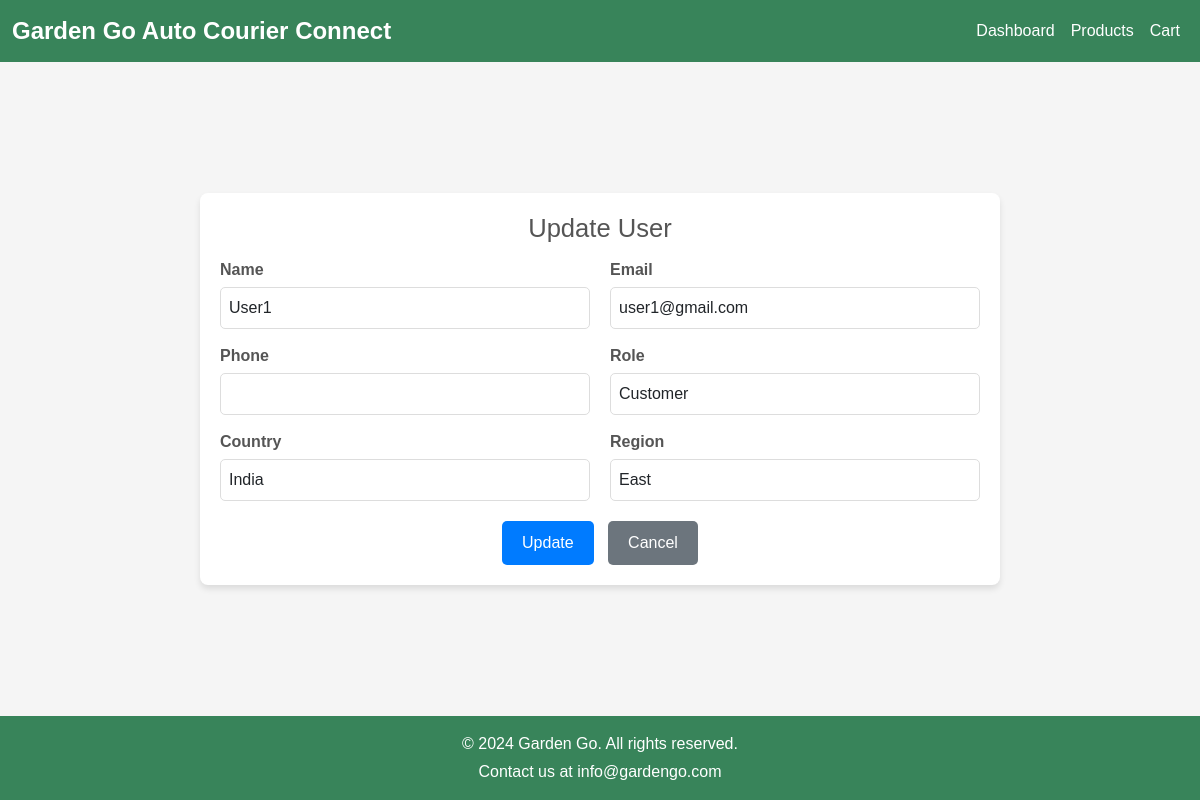
The page /admin/users/update/4 (signed in) on the database its author committed.
### models.py (models this page shows, shortened)
class User(db.Model, UserMixin):
    __tablename__ = 'users'
    user_id = db.Column(db.Integer, primary_key=True)
    name = db.Column(db.String(150), nullable=False)
    email = db.Column(db.String(150), unique=True, nullable=False)
    password_hash = db.Column(db.String(256), nullable=False)
    role = db.Column(db.String(50), nullable=False)
    created_at = db.Column(db.DateTime, default=datetime.utcnow)
    profile_updated_at = db.Column(db.DateTime)
    last_login = db.Column(db.DateTime)
    address = db.Column(db.String(300))
    phone_number = db.Column(db.String(15))
    pincode = db.Column(db.String(10))
    region = db.Column(db.String(50))
    country = db.Column(db.String(50), default="India")
    vehicle_info = db.Column(db.String(150))
    vehicle_number = db.Column(db.String(50))
    orders = db.relationship('Order', foreign_keys='Order.user_id', back_populates='user')  # Updated
    assigned_orders = db.relationship('Order', foreign_keys='Order.assigned_to', back_populates='assigned_user')  # New relationship
    carts = db.relationship('Cart', back_populates='user')
    password_resets = db.relationship('PasswordReset', back_populates='user')
    subscriptions = db.relationship('Subscription', back_populates='user')

### admin.py (the view, shortened to what this page needs)
@admin_bp.route('/users/update/<int:user_id>', methods=['GET', 'POST'])
@login_required
def update_user(user_id):
    user = User.query.get_or_404(user_id)
    form = AdminProfileUpdateForm(obj=user)
    return render_template('admin/user_form.html', form=form, action="Update")

### forms.py
class AdminProfileUpdateForm(FlaskForm):
    name = StringField('Name', validators=[DataRequired(), Length(min=2, max=150)])
    email = StringField('Email', validators=[DataRequired(), Email()])
    phone_number = StringField('Phone', validators=[DataRequired(), Length(min=10, max=15)])
    role = SelectField(
        'Role',
        choices=[
            ('Customer', 'Customer'),
            ('Courier', 'Courier'),
            ('Admin', 'Admin')
        ],
        validators=[DataRequired()]
    )
    country = StringField('Country', validators=[Optional(), Length(max=100)])
    region = SelectField(
        'Region',
        choices=[
            ('East', 'East'),
            ('West', 'West'),
            ('North', 'North'),
            ('South', 'South')
        ],
        validators=[Optional()]
    )
    address = TextAreaField('Address', validators=[Length(max=250)])
    pincode = StringField('Pincode', validators=[Optional(), Length(min=6, max=10)])
    vehicle_info = StringField('Vehicle Info', validators=[Length(max=250)])
    vehicle_number = StringField('Vehicle Number', validators=[Length(max=50)])
    submit = SubmitField('Update Admin Profile')

### app.py (called while the page is built)
@login_manager.user_loader
def load_user(user_id):
    return User.query.get(int(user_id))

@app.before_request
def update_last_login():
    if current_user.is_authenticated:
        current_user.last_login = datetime.utcnow()
        db.session.commit()

### templates/admin/user_form.html (shortened to what this page needs)
{% extends "base.html" %}
{% block css %}
<link
  rel="stylesheet"
  href="{{ url_for('static', filename='css/admin/user_form.css') }}"
/>
{% endblock %}
{% block content %}
<div class="user-form-container">
<div class="form-container">
    <h1 class="form-title">{{ action }} User</h1>
    <form method="POST" id="userForm" class="user-form">
        <div class="form-row">
            <div class="form-group">
                {{ form.name.label }}
                {{ form.name(class="form-control") }}
            </div>
            <div class="form-group">
                {{ form.email.label }}
                {{ form.email(class="form-control") }}
            </div>
        </div>
        {% if action != 'Create' %}
        <div class="form-row">
            <div class="form-group">
                {{ form.phone_number.label }}
                {{ form.phone_number(class="form-control") }}
            </div>
            <div class="form-group">
                {{ form.role.label }}
                {{ form.role(class="form-control") }}
            </div>
        </div>
        <div class="form-row customer-fields">
            <div class="form-group">
                {{ form.country.label }}
                {{ form.country(class="form-control") }}
            </div>
            <div class="form-group">
                {{ form.region.label }}
                {{ form.region(class="form-control") }}
            </div>
        </div>
        {% endif %}
        <div class="form-actions">
            <button type="submit" class="btn btn-primary">{{ action }}</button>
            <a href="{{ url_for('admin.list_users') }}" class="btn btn-secondary">Cancel</a>
        </div>
    </form>
</div>
</div>
{% endblock %}

### static/css/base.css (style rules this page uses)
* { box-sizing: border-box; margin: 0; padding: 0; }
body { font-family: Arial, sans-serif; background-color: #f5f5f5; color: #2d3436; }

### static/css/admin/user_form.css (style rules this page uses)
.user-form-container { display: flex; justify-content: center; align-items: center; min-height: calc(100vh - 146px); }
.form-container { max-width: 800px; width: 100%; background: #ffffff; border-radius: 8px; box-shadow: 0 4px 6px rgba(0, 0, 0, 0.1); padding: 20px; }
.form-title { text-align: center; font-size: 1.6rem; margin-bottom: 15px; color: #555; }
.user-form .form-row { display: flex; justify-content: space-between; gap: 20px; margin-bottom: 15px; }
.user-form .form-group { flex: 1; }
.user-form label { display: block; font-weight: bold; margin-bottom: 5px; color: #555; }
.user-form .form-control { width: 100%; padding: 8px; border: 1px solid #ddd; border-radius: 5px; font-size: 1rem; }
.form-actions { text-align: center; margin-top: 20px; }
.btn { display: inline-block; padding: 10px 20px; font-size: 1rem; color: #fff; text-decoration: none; border: none; border-radius: 5px; cursor: pointer; }
.btn-primary { background: #007bff; }
.btn-secondary { background: #6c757d; margin-left: 10px; }

### rows shown on the page
User: name "User1", email "user1@gmail.com", role "Customer", country "India", region "East"

### other values the page prints
{{ action }} "Update"
